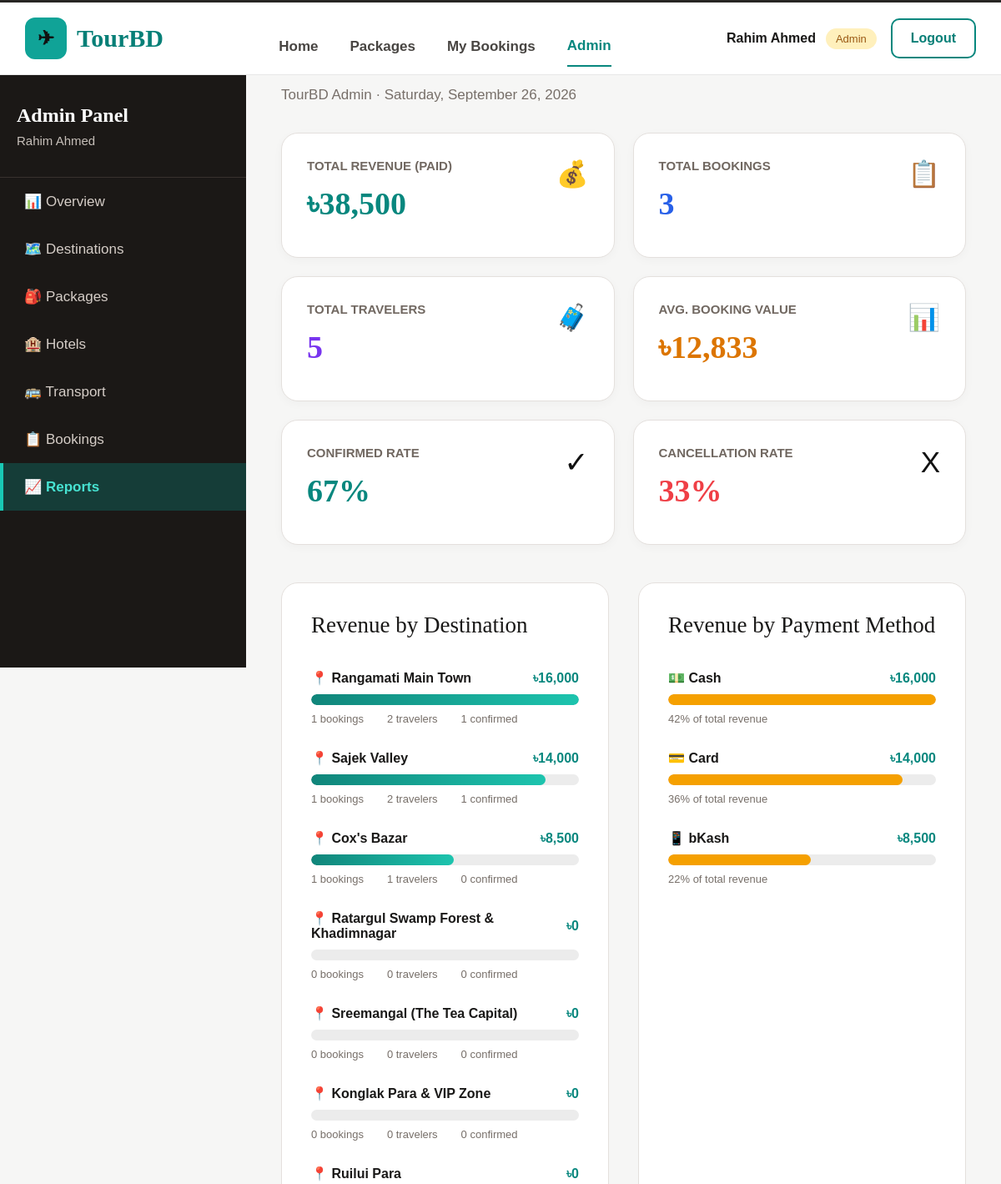
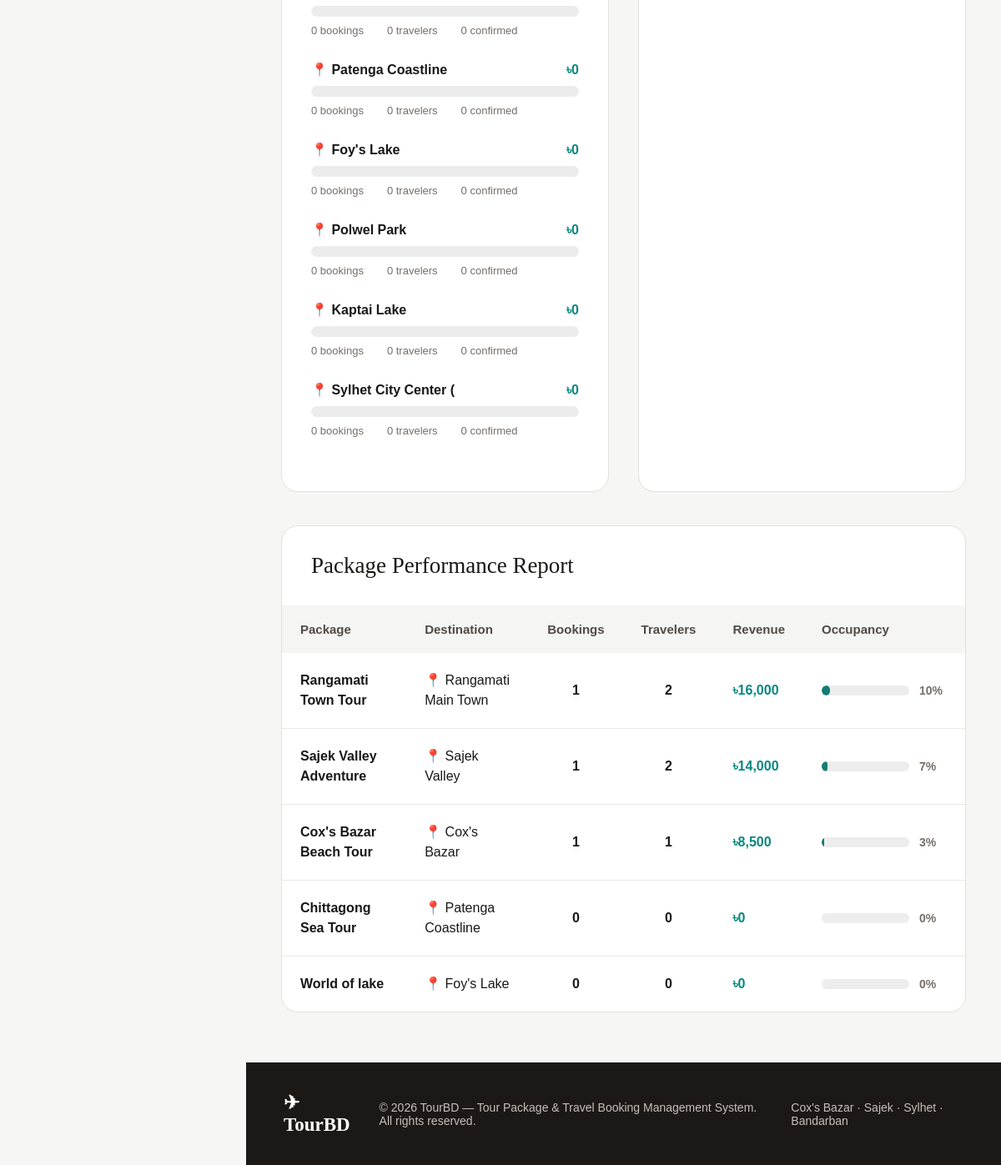
Screenshot of /admin/reports.php (signed in) with the database file from the repository (2 pictures, top to bottom).
### tables this page shows
CREATE TABLE `destinations` (
  `destination_id` int(11) NOT NULL,
  `destination_name` varchar(100) NOT NULL,
  `location` varchar(120) DEFAULT NULL,
  `description` text DEFAULT NULL,
  `image_url` varchar(500) DEFAULT NULL,
  `active` int(11) NOT NULL
);

CREATE TABLE `tour_packages` (
  `package_id` int(11) NOT NULL,
  `destination_id` int(11) NOT NULL,
  `hotel_id` int(11) NOT NULL,
  `transport_id` int(11) NOT NULL,
  `package_name` varchar(160) NOT NULL,
  `description` text DEFAULT NULL,
  `duration_days` int(11) NOT NULL,
  `duration_nights` int(11) NOT NULL,
  `price` decimal(10,2) NOT NULL,
  `total_seats` int(11) NOT NULL,
  `available_seats` int(11) NOT NULL,
  `departure_date` date NOT NULL,
  `image_url` varchar(500) DEFAULT NULL,
  `status` varchar(20) NOT NULL
);

### config/db.php (called while the page is built, shortened)
<?php
function e($value)
{
    return htmlspecialchars(
        $value ?? '',
        ENT_QUOTES,
        'UTF-8'
    );
}
?>

### admin/reports.php (the view, shortened to what this page needs)
<?php
require_once "../config/db.php";
$current_date =
    date("l, F j, Y");
$revenue_sql = "
SELECT
    COALESCE(
        SUM(amount),
        0
    ) AS total
FROM payments
WHERE LOWER(payment_status) = 'paid'
";
$revenue_result =
    mysqli_query(
        $conn,
        $revenue_sql
    );
$revenue_row =
    mysqli_fetch_assoc(
        $revenue_result
    );
$total_revenue =
    $revenue_row['total'];
$booking_sql = "
SELECT COUNT(*) AS total
FROM bookings
";
$booking_result =
    mysqli_query(
        $conn,
        $booking_sql
    );
$booking_row =
    mysqli_fetch_assoc(
        $booking_result
    );
$total_bookings =
    $booking_row['total'];
$traveler_sql = "
SELECT
    COALESCE(
        SUM(travelers),
        0
    ) AS total
FROM bookings
";
$traveler_result =
    mysqli_query(
        $conn,
        $traveler_sql
    );
$traveler_row =
    mysqli_fetch_assoc(
        $traveler_result
    );
$total_travelers =
    $traveler_row['total'];
$average_sql = "
SELECT
    COALESCE(
        AVG(amount),
        0
    ) AS average_amount
FROM payments
WHERE LOWER(payment_status) = 'paid'
";
$average_result =
    mysqli_query(
        $conn,
        $average_sql
    );
$average_row =
    mysqli_fetch_assoc(
        $average_result
    );
$average_booking =
    $average_row['average_amount'];
$confirmed_sql = "
SELECT COUNT(*) AS total
FROM bookings
WHERE LOWER(status) = 'confirmed'
";
$confirmed_result =
    mysqli_query(
        $conn,
        $confirmed_sql
    );
$confirmed_row =
    mysqli_fetch_assoc(
        $confirmed_result
    );
$total_confirmed =
    $confirmed_row['total'];
$cancelled_sql = "
SELECT COUNT(*) AS total
FROM bookings
WHERE LOWER(status) = 'cancelled'
";
$cancelled_result =
    mysqli_query(
        $conn,
        $cancelled_sql
    );
$cancelled_row =
    mysqli_fetch_assoc(
        $cancelled_result
    );
$total_cancelled =
    $cancelled_row['total'];
$confirmed_rate = 0;
$cancellation_rate = 0;
if($total_bookings > 0){
    $confirmed_rate =
        (
            $total_confirmed
            /
            $total_bookings
        )
        * 100;
    $cancellation_rate =
        (
            $total_cancelled
            /
            $total_bookings
        )
        * 100;
}
$destination_sql = "
SELECT
    destinations.destination_id,
    destinations.destination_name,
    (
        SELECT COUNT(*)
        FROM bookings
        JOIN tour_packages AS p1
        ON bookings.package_id =
           p1.package_id
        WHERE p1.destination_id =
              destinations.destination_id
    ) AS booking_count,
    (
        SELECT
            COALESCE(
                SUM(bookings.travelers),
                0
            )
        FROM bookings
        JOIN tour_packages AS p2
        ON bookings.package_id =
           p2.package_id
        WHERE p2.destination_id =
              destinations.destination_id
    ) AS traveler_count,
    (
        SELECT COUNT(*)
        FROM bookings
        JOIN tour_packages AS p3
        ON bookings.package_id =
           p3.package_id
        WHERE p3.destination_id =
              destinations.destination_id
        AND LOWER(bookings.status)
            = 'confirmed'
    ) AS confirmed_count,
    (
        SELECT
            COALESCE(
                SUM(payments.amount),
                0
            )
        FROM payments
        JOIN bookings
        ON payments.booking_id =
           bookings.booking_id
        JOIN tour_packages AS p4
        ON bookings.package_id =
           p4.package_id
        WHERE p4.destination_id =
              destinations.destination_id
        AND LOWER(
            payments.payment_status
        ) = 'paid'
    ) AS revenue
FROM destinations
ORDER BY revenue DESC
";
$destination_result =
    mysqli_query(
        $conn,
        $destination_sql
    );
$destination_data =
    array();
$highest_destination_revenue = 0;
while(
    $destination =
    mysqli_fetch_assoc(
        $destination_result
    )
){
    $destination_data[] =
        $destination;
    if(
        $destination['revenue']
        >
        $highest_destination_revenue
    ){
        $highest_destination_revenue =
            $destination['revenue'];
    }
}
$payment_method_sql = "
SELECT
    method,
    SUM(amount) AS revenue
FROM payments
WHERE LOWER(payment_status) = 'paid'
GROUP BY method
ORDER BY revenue DESC
";
$payment_method_result =
    mysqli_query(
        $conn,
        $payment_method_sql
    );
$payment_method_data =
    array();
$highest_method_revenue = 0;
while(
    $method =
    mysqli_fetch_assoc(
        $payment_method_result
    )
){
    $payment_method_data[] =
        $method;
    if(
        $method['revenue']
        >
        $highest_method_revenue
    ){
        $highest_method_revenue =
            $method['revenue'];
    }
}
$package_sql = "
SELECT
    tour_packages.package_id,
    tour_packages.package_name,
    tour_packages.total_seats,
    tour_packages.available_seats,
    destinations.destination_name,
    (
        SELECT COUNT(*)
        FROM bookings
        WHERE bookings.package_id =
              tour_packages.package_id
    ) AS booking_count,
    (
        SELECT
            COALESCE(
                SUM(bookings.travelers),
                0
            )
        FROM bookings
        WHERE bookings.package_id =
              tour_packages.package_id
    ) AS traveler_count,
    (
        SELECT
            COALESCE(
                SUM(payments.amount),
                0
            )
        FROM payments
        JOIN bookings
        ON payments.booking_id =
           bookings.booking_id
        WHERE bookings.package_id =
              tour_packages.package_id
        AND LOWER(
            payments.payment_status
        ) = 'paid'
    ) AS revenue
FROM tour_packages
JOIN destinations
ON tour_packages.destination_id =
   destinations.destination_id
ORDER BY revenue DESC,
         booking_count DESC
";
$package_result =
    mysqli_query(
        $conn,
        $package_sql
    );
?>
<!DOCTYPE html>
<html>
<head>
<link
rel="stylesheet"
href="admin.css"
>
</head>
<body>
<header class="top-navbar">
    <div class="top-logo">
        <div class="logo-icon">
            ✈
        </div>
        <span>
            TourBD
        </span>
    </div>
    <nav class="top-links">
        <a href="../index.php">
            Home
        </a>
        <a href="../packages.php">
            Packages
        </a>
        <a href="../my_bookings.php">
            My Bookings
        </a>
        <a
        href="dashboard.php"
        class="active"
        >
            Admin
        </a>
    </nav>
    <div class="top-user">
        <strong>
            <?php
            echo e(
                $_SESSION['name']
            );
            ?>
        </strong>
        <span class="admin-badge">
            Admin
        </span>
        <a
        href="../logout.php"
        class="logout-button"
        >
            Logout
        </a>
    </div>
</header>
<aside class="admin-sidebar">
    <div class="sidebar-title">
        <h2>
            Admin Panel
        </h2>
        <p>
            <?php
            echo e(
                $_SESSION['name']
            );
            ?>
        </p>
    </div>
    <div class="sidebar-menu">
        <a href="dashboard.php">
            📊 Overview
        </a>
        <a href="destination.php">
            🗺️ Destinations
        </a>
        <a href="packages.php">
            🎒 Packages
        </a>
        <a href="hotels.php">
            🏨 Hotels
        </a>
        <a href="transport.php">
            🚌 Transport
        </a>
        <a href="bookings.php">
            📋 Bookings
        </a>
        <a
        href="reports.php"
        class="active"
        >
            📈 Reports
        </a>
    </div>
</aside>
<main class="admin-main">
<section class="report-page-heading">
    <h1>
    </h1>
    <p>
        TourBD Admin ·
        <?php
        echo $current_date;
        ?>
    </p>
</section>
<section class="report-summary-grid">
<div class="report-summary-card">
<div>
<p>
TOTAL REVENUE (PAID)
</p>
<h2 class="report-green">
৳<?php
echo number_format(
    $total_revenue,
    0
);
?>
</h2>
</div>
<span class="report-icon">
💰
</span>
</div>
<div class="report-summary-card">
<div>
<p>
TOTAL BOOKINGS
</p>
<h2 class="report-blue">
<?php
echo $total_bookings;
?>
</h2>
</div>
<span class="report-icon">
📋
</span>
</div>
<div class="report-summary-card">
<div>
<p>
TOTAL TRAVELERS
</p>
<h2 class="report-purple">
<?php
echo $total_travelers;
?>
</h2>
</div>
<span class="report-icon">
🧳
</span>
</div>
<div class="report-summary-card">
<div>
<p>
AVG. BOOKING VALUE
</p>
<h2 class="report-orange">
৳<?php
echo number_format(
    $average_booking,
    0
);
?>
</h2>
</div>
<span class="report-icon">
📊
</span>
</div>
<div class="report-summary-card">
<div>
<p>
CONFIRMED RATE
</p>
<h2 class="report-green">
<?php
echo number_format(
    $confirmed_rate,
    0
);
?>%
</h2>
</div>
<span class="report-rate-icon">
✓
</span>
</div>
<div class="report-summary-card">
<div>
<p>
CANCELLATION RATE
</p>
<h2 class="report-red">
<?php
echo number_format(
    $cancellation_rate,
    0
);
?>%
</h2>
</div>
<span class="report-rate-icon">
X
</span>
</div>
</section>
<section class="report-chart-grid">
<div class="report-chart-card">
<h2>
Revenue by Destination
</h2>
<?php
if(
    count(
        $destination_data
    ) > 0
){
    foreach(
        $destination_data
        as
        $destination
    ){
        $destination_percent = 0;
        if(
            $highest_destination_revenue
            > 0
        ){
            $destination_percent =
                (
                    $destination[
                        'revenue'
                    ]
                    /
                    $highest_destination_revenue
                )
                * 100;
        }
?>
<div class="report-progress-item">
<div class="report-progress-heading">
<strong>
📍
<?php
echo e(
    $destination[
        'destination_name'
    ]
);
?>
</strong>
<span>
৳<?php
echo number_format(
    $destination[
        'revenue'
    ],
    0
);
?>
</span>
</div>
<div class="report-progress-background">
<div
class="
report-progress-bar
destination-revenue-bar
"
style="
width:
<?php
echo $destination_percent;
?>%;
"
>
</div>
</div>
<div class="destination-report-info">
<span>
<?php
echo $destination[
    'booking_count'
];
?>
bookings
</span>
<span>
<?php
echo $destination[
    'traveler_count'
];
?>
travelers
</span>
<span>
<?php
echo $destination[
    'confirmed_count'
];
?>
confirmed
</span>
</div>
</div>
<?php
    }
}
else{
?>
<p class="no-data-report">
No destination report data available.
</p>
<?php
}
?>
</div>
<div class="report-chart-card">
<h2>
Revenue by Payment Method
</h2>
<?php
if(
    count(
        $payment_method_data
    ) > 0
){
    foreach(
        $payment_method_data
        as
        $method
    ){
        $method_bar_percent = 0;
        $total_percent = 0;
        if(
            $highest_method_revenue
            > 0
        ){
            $method_bar_percent =
                (
                    $method['revenue']
                    /
                    $highest_method_revenue
                )
                * 100;
        }
        if($total_revenue > 0){
            $total_percent =
                (
                    $method['revenue']
                    /
                    $total_revenue
                )
                * 100;
        }
        $payment_icon = "💳";
        if(
            strtolower(
                $method['method']
            )
            == 'bkash'
        ){
            $payment_icon = "📱";
        }
        elseif(
            strtolower(
                $method['method']
            )
            == 'nagad'
        ){
            $payment_icon = "📱";
        }
        elseif(
            strtolower(
                $method['method']
            )
            == 'cash'
        ){
            $payment_icon = "💵";
        }
?>
<div class="report-progress-item">
<div class="report-progress-heading">
<strong>
<?php
echo $payment_icon;
?>
<?php
echo e(
    $method['method']
);
?>
</strong>
<span>
৳<?php
echo number_format(
    $method['revenue'],
    0
);
?>
</span>
</div>
<div class="report-progress-background">
<div
class="
report-progress-bar
payment-revenue-bar
"
style="
width:
<?php
echo $method_bar_percent;
?>%;
"
>
</div>
</div>
<div class="payment-percentage">
<?php
echo number_format(
    $total_percent,
    0
);
?>%
of total revenue
</div>
</div>
<?php
    }
}
else{
?>
<p class="no-data-report">
No paid payment data available.
</p>
<?php
}
?>
</div>
</section>
<section class="package-performance-card">
<h2>
Package Performance Report
</h2>
<div class="table-wrapper">
<table class="performance-table">
<thead>
<tr>
<th>
Package
</th>
<th>
Destination
</th>
<th>
Bookings
</th>
<th>
Travelers
</th>
<th>
Revenue
</th>
<th>
Occupancy
</th>
</tr>
</thead>
<tbody>
<?php
if(
    mysqli_num_rows(
        $package_result
    ) > 0
){
    while(
        $package =
        mysqli_fetch_assoc(
            $package_result
        )
    ){
        $occupancy = 0;
        if(
            $package[
                'total_seats'
            ] > 0
        ){
            $used_seats =
                $package[
                    'total_seats'
                ]
                -
                $package[
                    'available_seats'
                ];
            $occupancy =
                (
                    $used_seats
                    /
                    $package[
                        'total_seats'
                    ]
                )
                * 100;
        }
?>
<tr>
<td class="performance-package">
<?php
echo e(
    $package[
        'package_name'
    ]
);
?>
</td>
<td>
📍
<?php
echo e(
    $package[
        'destination_name'
    ]
);
?>
</td>
<td class="performance-number">
<?php
echo $package[
    'booking_count'
];
?>
</td>
<td class="performance-number">
<?php
echo $package[
    'traveler_count'
];
?>
</td>
<td class="performance-revenue">
৳<?php
echo number_format(
    $package[
        'revenue'
    ],
    0
);
?>
</td>
<td>
<div class="occupancy-container">
<div class="occupancy-background">
<div
class="
occupancy-bar
<?php
if($occupancy >= 100){
    echo "full-occupancy";
}
?>
"
style="
width:
<?php
echo $occupancy;
?>%;
"
>
</div>
</div>
<span>
<?php
echo number_format(
    $occupancy,
    0
);
?>%
</span>
</div>
</td>
</tr>
<?php
    }
}
?>
</tbody>
</table>
</div>
</section>
<footer class="admin-footer">
<div class="admin-footer-logo">
✈ TourBD
</div>
<p>
© 2026 TourBD —
Tour Package & Travel Booking Management System.
All rights reserved.
</p>
<p>
Cox's Bazar · Sajek · Sylhet · Bandarban
</p>
</footer>
</main>
</body>
</html>

### rows the page displays
destinations: destination_name "Rangamati Main Town", destination "16,000", $destination_percent 100 (drawn), destination "1", destination "2"
destinations: destination_name "Sajek Valley", destination "14,000", $destination_percent 87.5 (drawn), destination "1", destination "2"
destinations: destination_name "Cox's Bazar", destination "8,500", $destination_percent 53.125 (drawn), destination "1", destination "0"
destinations: destination_name "Ratargul Swamp Forest & Khadimnagar", destination "0"
destinations: destination_name "Sreemangal (The Tea Capital)", destination "0"
destinations: destination_name "Konglak Para & VIP Zone", destination "0"
destinations: destination_name "Ruilui Para", destination "0"
destinations: destination_name "Patenga Coastline", destination "0"
destinations: destination_name "Foy's Lake", destination "0"
destinations: destination_name "Polwel Park", destination "0"
destinations: destination_name "Kaptai Lake", destination "0"
destinations: destination_name "Sylhet City Center (", destination "0"
tour_packages: package_name "Rangamati Town Tour", destination.destination_name "Rangamati Main Town", package "1", package "2", package "16,000", occupancy "10"
tour_packages: package_name "Sajek Valley Adventure", destination.destination_name "Sajek Valley", package "1", package "2", package "14,000", occupancy "7"
tour_packages: package_name "Cox's Bazar Beach Tour", destination.destination_name "Cox's Bazar", package "1", package "8,500", occupancy "3"
tour_packages: package_name "Chittagong Sea Tour", destination.destination_name "Patenga Coastline", package "0", occupancy "0"
tour_packages: package_name "World of lake", destination.destination_name "Foy's Lake", package "0", occupancy "0"

### other values shown
$_SESSION['name'] "Rahim Ahmed"
$total_revenue "38,500"
$total_bookings "3"
$total_travelers "5"
$average_booking "12,833"
$confirmed_rate "67"
$cancellation_rate "33"
$payment_icon "💵"
$method['method'] "Cash"
$method['revenue'] "16,000"
$total_percent "42"
$payment_icon "💳"
$method['method'] "Card"
$method['revenue'] "14,000"
$total_percent "36"
